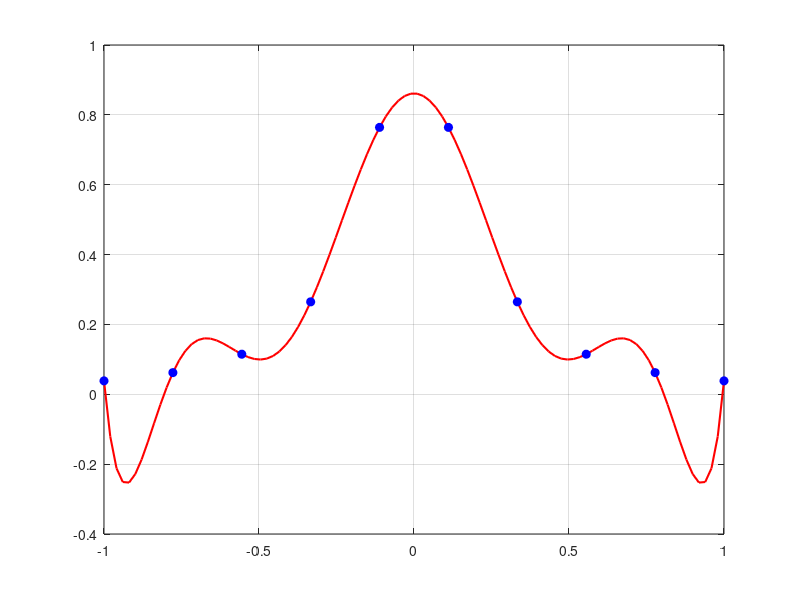

Reproduce this figure in MATLAB.
clc;
clear;

x = linspace(-1,1,10);
y = 1./(1+25.*x.*x);
n = length(x);
D = zeros(n,n);
D(:,1)=y;

for j=2:n
    for i=1:n-j+1
        D(i,j) = (D(i+1,j-1)-D( i,j-1))/(x(i+j-1)-x(i));
    end
end

% generate interpolation points
xp = linspace(-1,1,100);
yp = zeros(size(xp));


for j = 1:length(xp)
    yp(j) = D(1,1);
    prod = 1;
     for i = 2:n
            prod = prod * (xp(j) - x(i-1));
            yp(j) = yp(j)+ D(1,i) * prod;
     end    
end
plot(xp,yp,'r','LineWidth',1.5)
hold on
plot(x,y,'ob','MarkerFaceColor','b')
grid on
